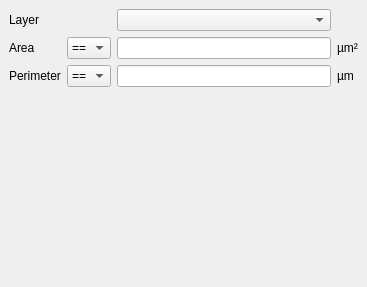
<?xml version="1.0" encoding="UTF-8"?>
<ui version="4.0">
 <class>SearchPropertiesShape</class>
 <widget class="QWidget" name="SearchPropertiesShape">
  <property name="geometry">
   <rect>
    <x>0</x>
    <y>0</y>
    <width>367</width>
    <height>287</height>
   </rect>
  </property>
  <property name="windowTitle">
   <string>Form</string>
  </property>
  <layout class="QGridLayout">
   <property name="margin" stdset="0">
    <number>9</number>
   </property>
   <property name="spacing">
    <number>6</number>
   </property>
   <item row="0" column="0">
    <widget class="QLabel" name="label_5">
     <property name="text">
      <string>Layer</string>
     </property>
    </widget>
   </item>
   <item row="1" column="0">
    <widget class="QLabel" name="label_6">
     <property name="text">
      <string>Area</string>
     </property>
    </widget>
   </item>
   <item row="1" column="1">
    <widget class="QComboBox" name="shape_area_op">
     <item>
      <property name="text">
       <string>==</string>
      </property>
     </item>
     <item>
      <property name="text">
       <string>!=</string>
      </property>
     </item>
     <item>
      <property name="text">
       <string>&lt;</string>
      </property>
     </item>
     <item>
      <property name="text">
       <string>&lt;=</string>
      </property>
     </item>
     <item>
      <property name="text">
       <string>&gt;</string>
      </property>
     </item>
     <item>
      <property name="text">
       <string>&gt;=</string>
      </property>
     </item>
    </widget>
   </item>
   <item row="2" column="0">
    <widget class="QLabel" name="label_7">
     <property name="text">
      <string>Perimeter</string>
     </property>
    </widget>
   </item>
   <item row="1" column="2">
    <widget class="QLineEdit" name="shape_area_value"/>
   </item>
   <item row="2" column="2">
    <widget class="QLineEdit" name="shape_perimeter_value"/>
   </item>
   <item row="2" column="1">
    <widget class="QComboBox" name="shape_perimeter_op">
     <item>
      <property name="text">
       <string>==</string>
      </property>
     </item>
     <item>
      <property name="text">
       <string>!=</string>
      </property>
     </item>
     <item>
      <property name="text">
       <string>&lt;</string>
      </property>
     </item>
     <item>
      <property name="text">
       <string>&lt;=</string>
      </property>
     </item>
     <item>
      <property name="text">
       <string>&gt;</string>
      </property>
     </item>
     <item>
      <property name="text">
       <string>&gt;=</string>
      </property>
     </item>
    </widget>
   </item>
   <item row="1" column="3">
    <widget class="QLabel" name="label">
     <property name="text">
      <string>µm²</string>
     </property>
    </widget>
   </item>
   <item row="2" column="3">
    <widget class="QLabel" name="label_2">
     <property name="text">
      <string>µm</string>
     </property>
    </widget>
   </item>
   <item row="0" column="2">
    <widget class="lay::LayerSelectionComboBox" name="shape_layer">
     <property name="sizePolicy">
      <sizepolicy hsizetype="Ignored" vsizetype="Fixed">
       <horstretch>0</horstretch>
       <verstretch>0</verstretch>
      </sizepolicy>
     </property>
     <property name="sizeAdjustPolicy">
      <enum>QComboBox::AdjustToContents</enum>
     </property>
    </widget>
   </item>
   <item row="3" column="0" colspan="4">
    <spacer>
     <property name="orientation">
      <enum>Qt::Vertical</enum>
     </property>
     <property name="sizeHint" stdset="0">
      <size>
       <width>200</width>
       <height>281</height>
      </size>
     </property>
    </spacer>
   </item>
  </layout>
 </widget>
 <customwidgets>
  <customwidget>
   <class>lay::LayerSelectionComboBox</class>
   <extends>QComboBox</extends>
   <header>layWidgets.h</header>
  </customwidget>
 </customwidgets>
 <tabstops>
  <tabstop>shape_layer</tabstop>
  <tabstop>shape_area_op</tabstop>
  <tabstop>shape_area_value</tabstop>
  <tabstop>shape_perimeter_op</tabstop>
  <tabstop>shape_perimeter_value</tabstop>
 </tabstops>
 <resources/>
 <connections/>
</ui>
